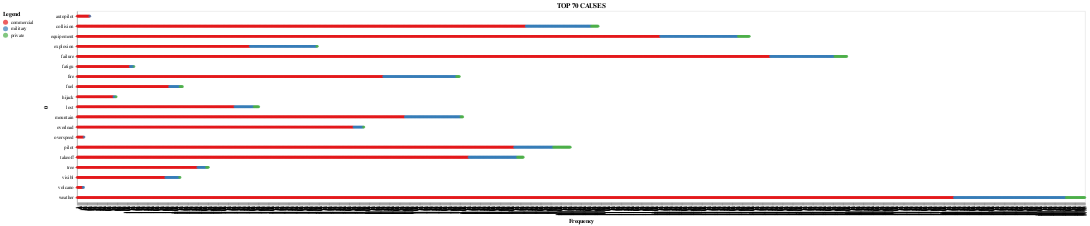

The code cell stored with this chart in its notebook:
### Code cell
#Top 65 words
top_fifty=[      
'weather','fog','rain','ice','thunderstorm','wind','turbul','cloud','snow','storm','lightn','snowstorm','windshear', 'rainstorm','sandstorm',
 'failur','accid','error','problem','malfunct','crack','leak', 
  "engin",'rotor','rudder', 'wing','brake','skid','tire','fuselag',
  'shot','explod','explos','deton','missil','bomb',
    "mountain",'mountainsid','mount','cliff','ravin',
     'struck','hit','impact','collis',
      'cargo','weight', 'overload',
      'ground','takeoff', 'take-Off',
       'hijack','sabotag' ,'attack',  
       'fire','flame','burn', 
'lost', 
'tree',
'fuel',
'visibl',
'fatigu',
'autopilot',
'volcano',
'overspeed',  
'pilot'     
]

top_causes = []
#Append each of the top 70 words in a new list, for every time it appears in the data set
for x in clean_summary_2:
  if(x[0] in top_fifty):
    top_causes.append(x)
   
#Sort so that it appears uniform colored in the graaph
s= sorted(top_causes, key=lambda i: ( i[0], i[2] ), reverse=False)

#Categories
weather = ['weather','fog','rain','ice','thunderstorm','wind','turbul','cloud','snow','storm','lightn','snowstorm','windshear', 'rainstorm','sandstorm']
failure = ['failur','accid','error','problem','malfunct','crack','leak']
equipement = ["engin",'rotor','rudder', 'wing','brake','skid','tire','fuselag']
explosion = [ 'shot','explod','explos','deton','missil','bomb']
mountain = ["mountain",'mountainsid','mount','cliff','ravin']
collision = [ 'struck','hit','impact','collis']
overload =[     'cargo','weight', 'overload']
take_off = ['ground','takeoff', 'take-Off']
hijack = [ 'hijack','sabotag' ,'attack'] 
fire = ['fire','flame','burn']


categorized = []
for x in s:
  if(x[0]in weather):
    y='weather'
    temp = (y,x[1],x[2],x[3])
    categorized.append(temp)

  elif(x[0] in failure):
    y='failure'
    temp = (y,x[1],x[2],x[3])
    categorized.append(temp)

  elif(x[0] in equipement):
    y='equipement'
    temp = (y,x[1],x[2],x[3])
    categorized.append(temp)

  elif(x[0] in explosion):
    y='explosion'
    temp = (y,x[1],x[2],x[3])
    categorized.append(temp)

  elif(x[0] in mountain):
    y='mountain'
    temp = (y,x[1],x[2],x[3])
    categorized.append(temp)

  elif(x[0] in collision):
    y='collision'
    temp = (y,x[1],x[2],x[3])
    categorized.append(temp)

  elif(x[0] in overload):
    y='overload'
    temp = (y,x[1],x[2],x[3])
    categorized.append(temp)

  elif(x[0] in take_off):
    y='takeoff'
    temp = (y,x[1],x[2],x[3])
    categorized.append(temp)

  elif(x[0] in hijack):
    y='hijack'
    temp = (y,x[1],x[2],x[3])
    categorized.append(temp)

  elif(x[0] in fire):
    y='fire'
    temp = (y,x[1],x[2],x[3])
    categorized.append(temp)

  else:
    categorized.append(x)
s2= sorted(categorized, key=lambda i: ( i[0], i[2] ), reverse=False)

import altair as alt 
#Create dataset & Upload on GitHub
df3= pd.DataFrame(s)
df2 = pd.DataFrame(s2)
df2.to_csv('Top_Words_By_Category_and_Date.csv', index=False)
#This allows to have more than 5000 observation (**performance does suffer)
alt.data_transformers.disable_max_rows()

#Wilkinson Chart
alt.Chart(df2,title = "TOP 70 CAUSES").mark_circle().transform_window(
    id='rank()',
    groupby=['0']
).encode(
    alt.Y('0:O', sort=alt.EncodingSortField(field="id",order='descending'), ),
    alt.X('id:O',title = "Frequency",),
    color=alt.Color('2:O', legend=alt.Legend(title="Legend",orient="left"),scale=alt.Scale(scheme='set1')  ),
    tooltip = ['0:O','2:O']
     
).configure_axis(
    grid=False
).properties(width = 10000)

### Figure 1 — Vega-Lite specification as saved in the notebook (floating-point values rounded to 4 significant figures; data arrays with more than 128 entries replaced by an {"elided": "..."} marker saying what was removed)
{"config": {"view": {"continuousWidth": 400, "continuousHeight": 300}, "axis": {"grid": false}}, "data": {"name": "data-f680d529d60c06ad9e4c1bb5f64bb329"}, "mark": "circle", "encoding": {"color": {"type": "ordinal", "field": "2", "legend": {"orient": "left", "title": "Legend"}, "scale": {"scheme": "set1"}}, "tooltip": [{"type": "ordinal", "field": "0"}, {"type": "ordinal", "field": "2"}], "x": {"type": "ordinal", "field": "id", "title": "Frequency"}, "y": {"type": "ordinal", "field": "0", "sort": {"field": "id", "order": "descending"}}}, "title": "TOP 70 CAUSES", "transform": [{"window": [{"op": "rank", "field": "", "as": "id"}], "groupby": ["0"]}], "width": 10000, "$schema": "https://vega.github.io/schema/vega-lite/v4.0.2.json", "datasets": {"data-f680d529d60c06ad9e4c1bb5f64bb329": {"elided": "12194 records"}}}
